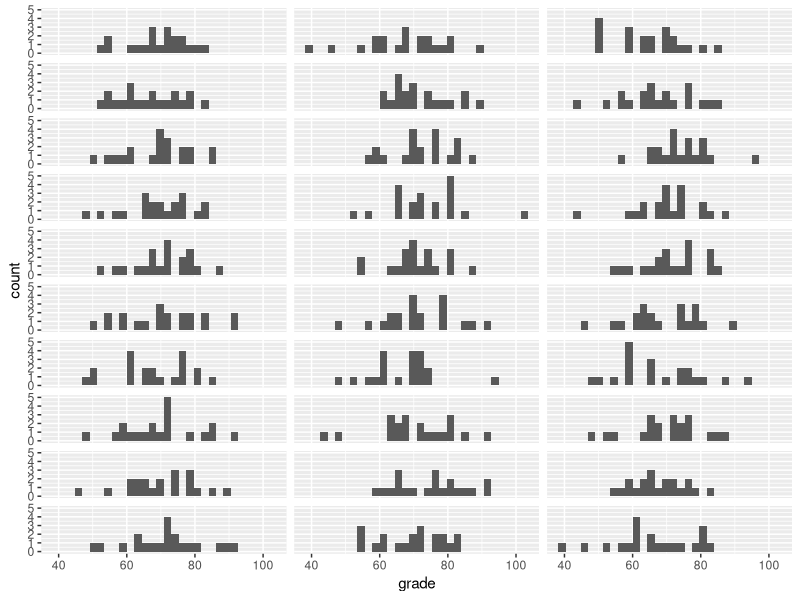
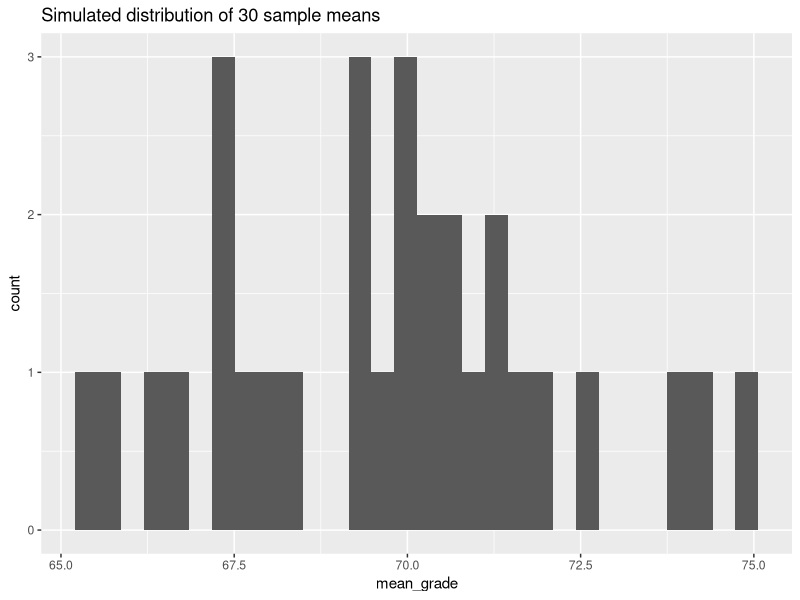
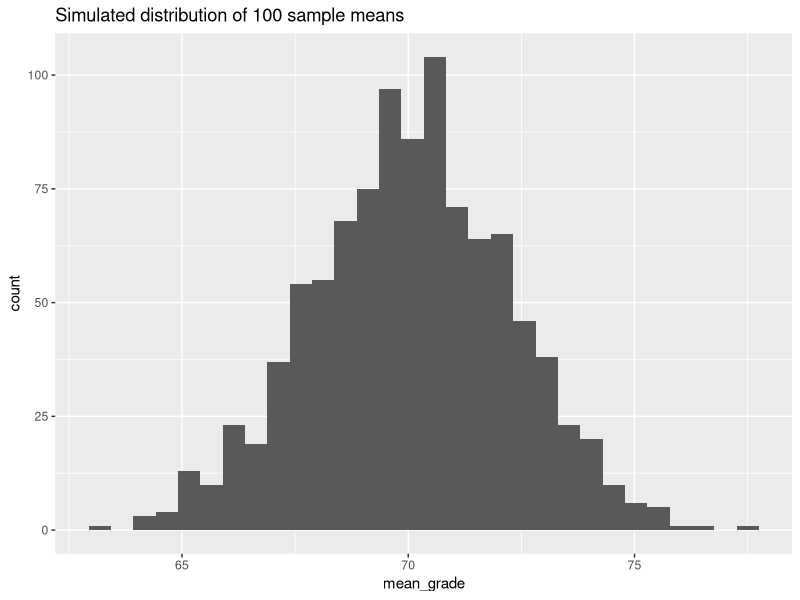
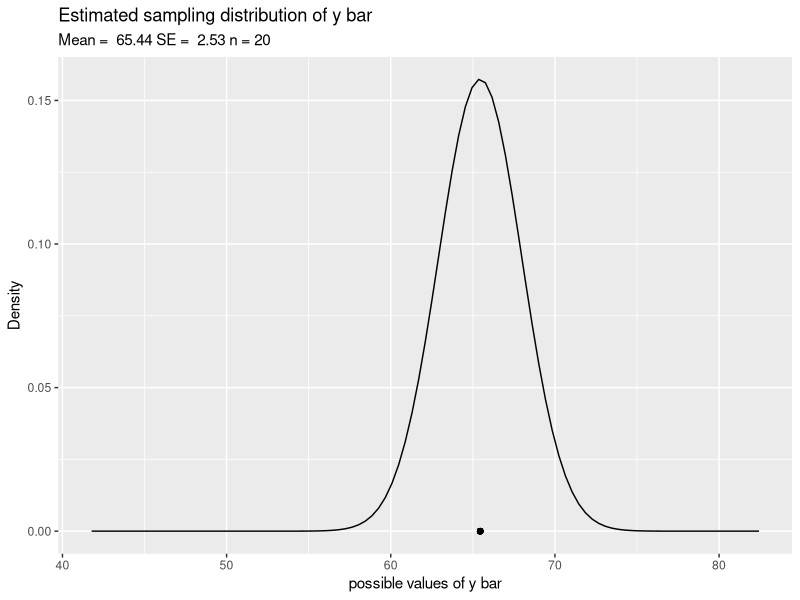
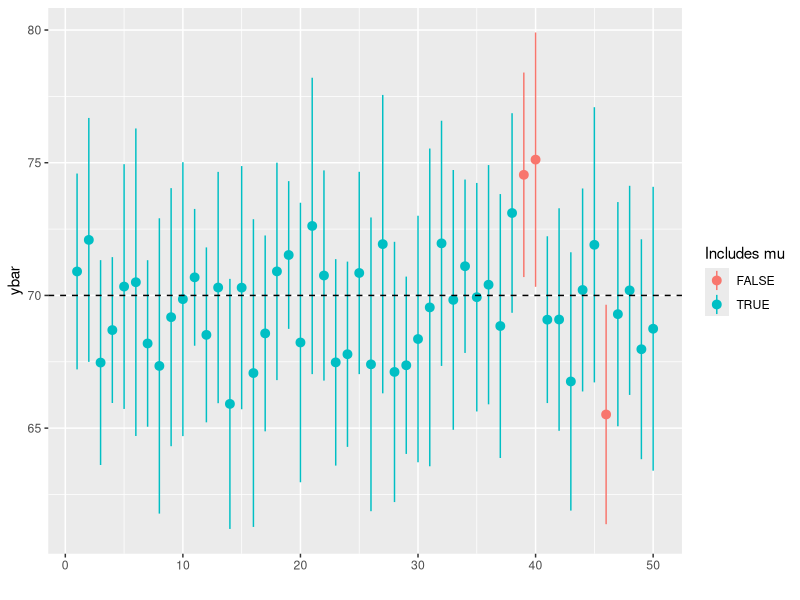

These charts were generated, in order, by the following R code:
## ---- chunk 1
library(tidyverse)
### configure for variable text size with chunk option
def.chunk.hook  <- knitr::knit_hooks$get("chunk")
knitr::knit_hooks$set(chunk = function(x, options) {
  x <- def.chunk.hook(x, options)
  ifelse(options$size != "normalsize", paste0("\\", options$size,"\n\n", x, "\n\n \\normalsize"), x)
})
knitr::opts_chunk$set(warning=FALSE, message=FALSE, tidy = TRUE, size = "tiny")
## ---- chunk 2
### define a function to draw samples
give_exam<-function(n){
  exam_grades<-rnorm(n, mean = 70, sd = 10)
  # use return() to produce output from a function
  return(exam_grades)
}

### Simulate a class of 20 students
class1<-give_exam(n=20)
class1
round(mean(class1),1)
## ---- chunk 3
mean(class1)
## ---- chunk 4
## map is a tidyverse version of replicate()
# this generates 30 classes with 20 student exam grades
class30<-map(
  rep(20, 30), 
  give_exam)
## here's two of our 9
class30[[2]]
class30[[7]]
## ---- chunk 5
plot_dat<-tibble(
  grade = unlist(class30),
  sample_n = rep(1:30, each = 20)) 

ggplot(plot_dat, 
       aes(x = grade)) + 
  geom_histogram() +
  facet_wrap(~sample_n, ncol = 3) + 
  theme(strip.background = element_blank(),
        strip.text.x = element_blank())
## ---- chunk 6
ggplot(plot_dat %>% 
         group_by(sample_n) %>%
         summarize(mean_grade = mean(grade)),
       aes(x = mean_grade)) + 
  geom_histogram() + 
  labs(title = "Simulated distribution of 30 sample means") 
## ---- chunk 7
class1000<-map(rep(20, 1000), give_exam)

plot_dat<-tibble(
  grade = unlist(class1000),
  sample_n = rep(1:1000, each = 20)) %>% 
  group_by(sample_n) %>% 
  mutate(mean_grade = mean(grade))

ggplot(plot_dat %>% 
         select(sample_n, mean_grade) %>% 
         distinct(),
       aes(x = mean_grade)) + 
  geom_histogram() + 
  labs(title = "Simulated distribution of 100 sample means") 
## ---- chunk 8
class1 # the sample (x)
mean(class1) # xbar
sd(class1) / sqrt(length(class1)) # s_x
## ---- chunk 9
ggplot(data.frame(class1=class1),
       aes(x = class1)) + 
  #geom_histogram(aes(y = ..density..)) +
  stat_function(fun = dnorm, 
                args = list(mean = mean(class1), sd = sd(class1)/sqrt(length(class1)))) +
  geom_point(aes(x = mean(class1), y = 0)) + 
  labs(title = "Estimated sampling distribution of y bar",
       subtitle = paste("Mean = ", eval(round(mean(class1),2)), "SE = ", 
                        eval(round(sd(class1)/sqrt(length(class1)),2)),
                        "n = 20"),
       y = "Density",
       x = "possible values of y bar") 
## ---- chunk 10
# set variables
classrooms<-50
students<-20
# create empty list for storage, they can grow 
score_out<-list()
# generate simulated classes with a for loop
# this could be done with map() or replicate() as well
for(i in 1:50){
  scores<-data.frame(
    sample_n = i,
    score = rnorm(n = students, 
                mean = 70,
                sd = 10))
  score_out[[i]]<-scores
}
# force list with elements of identical structure into data.frame
samp_dat<-bind_rows(score_out)
## ---- chunk 11
samp_ci<-samp_dat %>% 
  group_by(sample_n) %>% 
  summarise(ybarhat = mean(score),
            se = sd(score)/sqrt(students)) %>% 
  mutate(ci_lwr = ybarhat - 1.96 * se,
         ci_upr = ybarhat + 1.96 * se)
## ---- chunk 12
samp_ci<- samp_ci %>% 
  mutate(sig_test.95 = ci_lwr<70 & ci_upr>70)
## ---- chunk 13
ggplot(samp_ci,
       aes(ymin = ci_lwr, ymax = ci_upr, 
           y = ybarhat, x = sample_n,
           color = sig_test.95)) + 
  geom_pointrange() + 
  geom_hline(yintercept = 70, lty = 2) + 
  labs(x = "", y = "ybar", color = "Includes mu")
